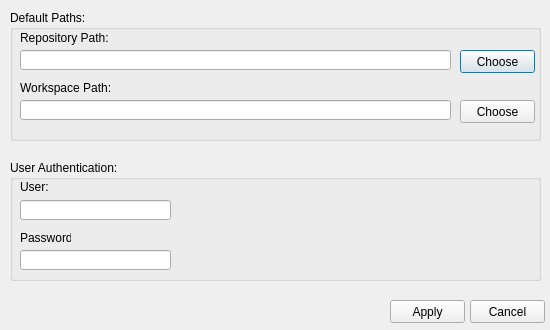
<?xml version="1.0" encoding="UTF-8"?>
<ui version="4.0">
 <class>EnvironmentSettingsDialog</class>
 <widget class="QDialog" name="EnvironmentSettingsDialog">
  <property name="geometry">
   <rect>
    <x>0</x>
    <y>0</y>
    <width>550</width>
    <height>330</height>
   </rect>
  </property>
  <property name="windowTitle">
   <string>Dialog</string>
  </property>
  <property name="windowIcon">
   <iconset resource="mainwindow.qrc">
    <normaloff>:/new/icons/settingsicon</normaloff>:/new/icons/settingsicon</iconset>
  </property>
  <widget class="QGroupBox" name="groupBox">
   <property name="geometry">
    <rect>
     <x>10</x>
     <y>10</y>
     <width>531</width>
     <height>131</height>
    </rect>
   </property>
   <property name="title">
    <string>Default Paths:</string>
   </property>
   <widget class="QLabel" name="labelRepositoryPath">
    <property name="geometry">
     <rect>
      <x>10</x>
      <y>20</y>
      <width>91</width>
      <height>16</height>
     </rect>
    </property>
    <property name="text">
     <string>Repository Path:</string>
    </property>
   </widget>
   <widget class="QLabel" name="labelWorkspacePath">
    <property name="geometry">
     <rect>
      <x>10</x>
      <y>70</y>
      <width>91</width>
      <height>16</height>
     </rect>
    </property>
    <property name="text">
     <string>Workspace Path:</string>
    </property>
   </widget>
   <widget class="QLineEdit" name="lineEditRepositoryPath">
    <property name="geometry">
     <rect>
      <x>10</x>
      <y>40</y>
      <width>431</width>
      <height>20</height>
     </rect>
    </property>
   </widget>
   <widget class="QLineEdit" name="lineEditWorkspacePath">
    <property name="geometry">
     <rect>
      <x>10</x>
      <y>90</y>
      <width>431</width>
      <height>20</height>
     </rect>
    </property>
   </widget>
   <widget class="QPushButton" name="pushButtonChooseRepository">
    <property name="geometry">
     <rect>
      <x>450</x>
      <y>40</y>
      <width>75</width>
      <height>23</height>
     </rect>
    </property>
    <property name="text">
     <string>Choose</string>
    </property>
   </widget>
   <widget class="QPushButton" name="pushButtonChooseWorkspace">
    <property name="geometry">
     <rect>
      <x>450</x>
      <y>90</y>
      <width>75</width>
      <height>23</height>
     </rect>
    </property>
    <property name="text">
     <string>Choose</string>
    </property>
   </widget>
  </widget>
  <widget class="QGroupBox" name="groupBox_2">
   <property name="geometry">
    <rect>
     <x>10</x>
     <y>160</y>
     <width>531</width>
     <height>121</height>
    </rect>
   </property>
   <property name="title">
    <string>User Authentication:</string>
   </property>
   <widget class="QLabel" name="labelUserName">
    <property name="geometry">
     <rect>
      <x>10</x>
      <y>20</y>
      <width>46</width>
      <height>13</height>
     </rect>
    </property>
    <property name="text">
     <string>User:</string>
    </property>
   </widget>
   <widget class="QLabel" name="labelUserPassword">
    <property name="geometry">
     <rect>
      <x>10</x>
      <y>70</y>
      <width>51</width>
      <height>16</height>
     </rect>
    </property>
    <property name="text">
     <string>Password:</string>
    </property>
   </widget>
   <widget class="QLineEdit" name="lineEditUserName">
    <property name="geometry">
     <rect>
      <x>10</x>
      <y>40</y>
      <width>151</width>
      <height>20</height>
     </rect>
    </property>
   </widget>
   <widget class="QLineEdit" name="lineEditUserPassword">
    <property name="geometry">
     <rect>
      <x>10</x>
      <y>90</y>
      <width>151</width>
      <height>20</height>
     </rect>
    </property>
   </widget>
  </widget>
  <widget class="QPushButton" name="pushButtonApply">
   <property name="geometry">
    <rect>
     <x>390</x>
     <y>300</y>
     <width>75</width>
     <height>23</height>
    </rect>
   </property>
   <property name="text">
    <string>Apply</string>
   </property>
   <property name="icon">
    <iconset resource="mainwindow.qrc">
     <normaloff>:/new/icons/okicon</normaloff>:/new/icons/okicon</iconset>
   </property>
  </widget>
  <widget class="QPushButton" name="pushButtonCancel">
   <property name="geometry">
    <rect>
     <x>470</x>
     <y>300</y>
     <width>75</width>
     <height>23</height>
    </rect>
   </property>
   <property name="text">
    <string>Cancel</string>
   </property>
   <property name="icon">
    <iconset resource="mainwindow.qrc">
     <normaloff>:/new/icons/cancelicon</normaloff>:/new/icons/cancelicon</iconset>
   </property>
  </widget>
 </widget>
 <resources>
  <include location="mainwindow.qrc"/>
 </resources>
 <connections/>
</ui>
